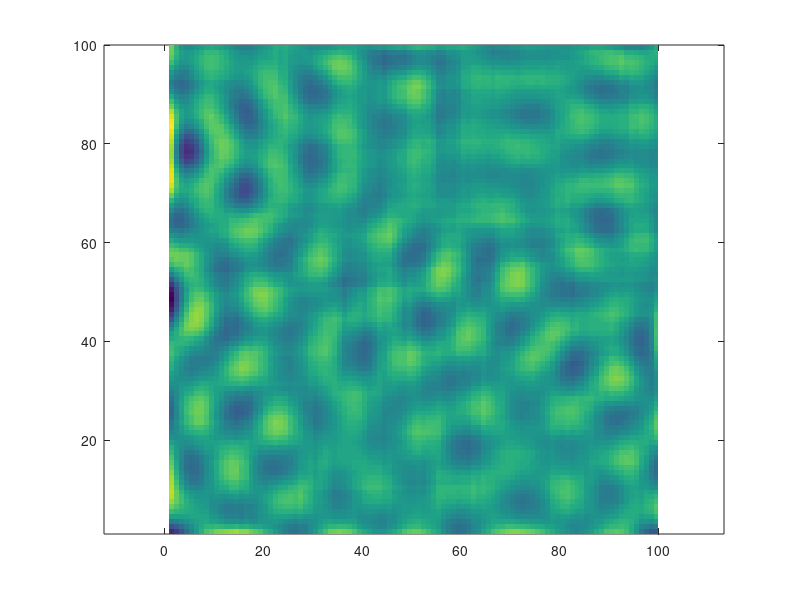

Reproduce this figure in MATLAB.
function gridgen
%GRIDGEN   Grid cell rate map generation.
%   Based on the idea of Alexei V. Samsonovich

n = 200;
m = 100;
mh = 70;

% Generate random local view input for n=200 channels
x = randn(m,m,n);

% Smoothen input channels as functions of maze location
h = exp(-((cumsum(ones(mh),1)-mh/2).^2+(cumsum(ones(mh),2)-mh/2).^2)./2./mh);
h = h(1:end-1,1:end-1);
for k = 1:n
    y(:,:,k) = filter2(h,x(:,:,k));
end

% Convert the vector of input channels to principal components
y2 = reshape(y,m*m,n);
[pc,y2] = princomp(y2);
y2 = reshape(exp(y2),m,m,n);

% Plot the result
figure
pcolor(y2(:,:,n));
axis equal
% colormap cool
shading flat